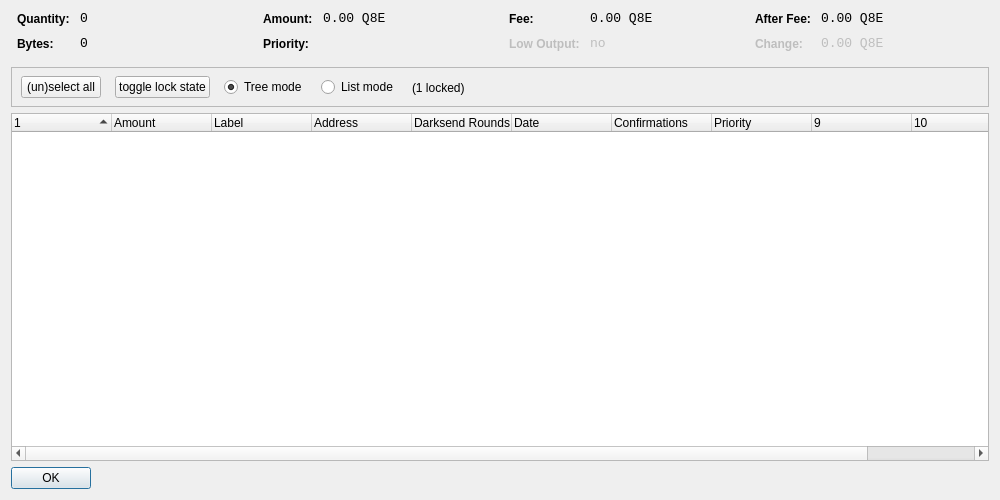
<?xml version="1.0" encoding="UTF-8"?>
<ui version="4.0">
 <class>CoinControlDialog</class>
 <widget class="QDialog" name="CoinControlDialog">
  <property name="geometry">
   <rect>
    <x>0</x>
    <y>0</y>
    <width>1000</width>
    <height>500</height>
   </rect>
  </property>
  <property name="windowTitle">
   <string>Coin Control</string>
  </property>
  <layout class="QVBoxLayout" name="verticalLayout">
   <item>
    <layout class="QHBoxLayout" name="horizontalLayoutTop" stretch="0,0,0,0">
     <property name="topMargin">
      <number>0</number>
     </property>
     <property name="bottomMargin">
      <number>10</number>
     </property>
     <item>
      <layout class="QFormLayout" name="formLayoutCoinControl1">
       <property name="horizontalSpacing">
        <number>10</number>
       </property>
       <property name="verticalSpacing">
        <number>10</number>
       </property>
       <property name="leftMargin">
        <number>6</number>
       </property>
       <property name="rightMargin">
        <number>6</number>
       </property>
       <item row="0" column="0">
        <widget class="QLabel" name="labelCoinControlQuantityText">
         <property name="styleSheet">
          <string notr="true">font-weight:bold;</string>
         </property>
         <property name="text">
          <string>Quantity:</string>
         </property>
        </widget>
       </item>
       <item row="0" column="1">
        <widget class="QLabel" name="labelCoinControlQuantity">
         <property name="font">
          <font>
           <family>Monospace</family>
           <pointsize>10</pointsize>
          </font>
         </property>
         <property name="cursor">
          <cursorShape>IBeamCursor</cursorShape>
         </property>
         <property name="contextMenuPolicy">
          <enum>Qt::ActionsContextMenu</enum>
         </property>
         <property name="text">
          <string notr="true">0</string>
         </property>
         <property name="textInteractionFlags">
          <set>Qt::LinksAccessibleByMouse|Qt::TextSelectableByKeyboard|Qt::TextSelectableByMouse</set>
         </property>
        </widget>
       </item>
       <item row="1" column="0">
        <widget class="QLabel" name="labelCoinControlBytesText">
         <property name="styleSheet">
          <string notr="true">font-weight:bold;</string>
         </property>
         <property name="text">
          <string>Bytes:</string>
         </property>
        </widget>
       </item>
       <item row="1" column="1">
        <widget class="QLabel" name="labelCoinControlBytes">
         <property name="font">
          <font>
           <family>Monospace</family>
           <pointsize>10</pointsize>
          </font>
         </property>
         <property name="cursor">
          <cursorShape>IBeamCursor</cursorShape>
         </property>
         <property name="contextMenuPolicy">
          <enum>Qt::ActionsContextMenu</enum>
         </property>
         <property name="text">
          <string notr="true">0</string>
         </property>
         <property name="textInteractionFlags">
          <set>Qt::LinksAccessibleByMouse|Qt::TextSelectableByKeyboard|Qt::TextSelectableByMouse</set>
         </property>
        </widget>
       </item>
      </layout>
     </item>
     <item>
      <layout class="QFormLayout" name="formLayoutCoinControl2">
       <property name="horizontalSpacing">
        <number>10</number>
       </property>
       <property name="verticalSpacing">
        <number>10</number>
       </property>
       <property name="leftMargin">
        <number>6</number>
       </property>
       <property name="rightMargin">
        <number>6</number>
       </property>
       <item row="0" column="0">
        <widget class="QLabel" name="labelCoinControlAmountText">
         <property name="styleSheet">
          <string notr="true">font-weight:bold;</string>
         </property>
         <property name="text">
          <string>Amount:</string>
         </property>
        </widget>
       </item>
       <item row="0" column="1">
        <widget class="QLabel" name="labelCoinControlAmount">
         <property name="font">
          <font>
           <family>Monospace</family>
           <pointsize>10</pointsize>
          </font>
         </property>
         <property name="cursor">
          <cursorShape>IBeamCursor</cursorShape>
         </property>
         <property name="contextMenuPolicy">
          <enum>Qt::ActionsContextMenu</enum>
         </property>
         <property name="text">
          <string notr="true">0.00 Q8E</string>
         </property>
         <property name="textInteractionFlags">
          <set>Qt::LinksAccessibleByMouse|Qt::TextSelectableByKeyboard|Qt::TextSelectableByMouse</set>
         </property>
        </widget>
       </item>
       <item row="1" column="0">
        <widget class="QLabel" name="labelCoinControlPriorityText">
         <property name="styleSheet">
          <string notr="true">font-weight:bold;</string>
         </property>
         <property name="text">
          <string>Priority:</string>
         </property>
        </widget>
       </item>
       <item row="1" column="1">
        <widget class="QLabel" name="labelCoinControlPriority">
         <property name="font">
          <font>
           <family>Monospace</family>
           <pointsize>10</pointsize>
          </font>
         </property>
         <property name="cursor">
          <cursorShape>IBeamCursor</cursorShape>
         </property>
         <property name="contextMenuPolicy">
          <enum>Qt::ActionsContextMenu</enum>
         </property>
         <property name="text">
          <string/>
         </property>
         <property name="textInteractionFlags">
          <set>Qt::LinksAccessibleByMouse|Qt::TextSelectableByKeyboard|Qt::TextSelectableByMouse</set>
         </property>
        </widget>
       </item>
      </layout>
     </item>
     <item>
      <layout class="QFormLayout" name="formLayoutCoinControl3">
       <property name="horizontalSpacing">
        <number>10</number>
       </property>
       <property name="verticalSpacing">
        <number>10</number>
       </property>
       <property name="leftMargin">
        <number>6</number>
       </property>
       <property name="rightMargin">
        <number>6</number>
       </property>
       <item row="0" column="0">
        <widget class="QLabel" name="labelCoinControlFeeText">
         <property name="styleSheet">
          <string notr="true">font-weight:bold;</string>
         </property>
         <property name="text">
          <string>Fee:</string>
         </property>
        </widget>
       </item>
       <item row="0" column="1">
        <widget class="QLabel" name="labelCoinControlFee">
         <property name="font">
          <font>
           <family>Monospace</family>
           <pointsize>10</pointsize>
          </font>
         </property>
         <property name="cursor">
          <cursorShape>IBeamCursor</cursorShape>
         </property>
         <property name="contextMenuPolicy">
          <enum>Qt::ActionsContextMenu</enum>
         </property>
         <property name="text">
          <string notr="true">0.00 Q8E</string>
         </property>
         <property name="textInteractionFlags">
          <set>Qt::LinksAccessibleByMouse|Qt::TextSelectableByKeyboard|Qt::TextSelectableByMouse</set>
         </property>
        </widget>
       </item>
       <item row="1" column="0">
        <widget class="QLabel" name="labelCoinControlLowOutputText">
         <property name="enabled">
          <bool>false</bool>
         </property>
         <property name="styleSheet">
          <string notr="true">font-weight:bold;</string>
         </property>
         <property name="text">
          <string>Low Output:</string>
         </property>
        </widget>
       </item>
       <item row="1" column="1">
        <widget class="QLabel" name="labelCoinControlLowOutput">
         <property name="enabled">
          <bool>false</bool>
         </property>
         <property name="font">
          <font>
           <family>Monospace</family>
           <pointsize>10</pointsize>
          </font>
         </property>
         <property name="cursor">
          <cursorShape>IBeamCursor</cursorShape>
         </property>
         <property name="contextMenuPolicy">
          <enum>Qt::ActionsContextMenu</enum>
         </property>
         <property name="text">
          <string notr="true">no</string>
         </property>
         <property name="textInteractionFlags">
          <set>Qt::LinksAccessibleByMouse|Qt::TextSelectableByKeyboard|Qt::TextSelectableByMouse</set>
         </property>
        </widget>
       </item>
      </layout>
     </item>
     <item>
      <layout class="QFormLayout" name="formLayoutCoinControl4">
       <property name="horizontalSpacing">
        <number>10</number>
       </property>
       <property name="verticalSpacing">
        <number>10</number>
       </property>
       <property name="leftMargin">
        <number>6</number>
       </property>
       <property name="rightMargin">
        <number>6</number>
       </property>
       <item row="0" column="0">
        <widget class="QLabel" name="labelCoinControlAfterFeeText">
         <property name="styleSheet">
          <string notr="true">font-weight:bold;</string>
         </property>
         <property name="text">
          <string>After Fee:</string>
         </property>
        </widget>
       </item>
       <item row="0" column="1">
        <widget class="QLabel" name="labelCoinControlAfterFee">
         <property name="font">
          <font>
           <family>Monospace</family>
           <pointsize>10</pointsize>
          </font>
         </property>
         <property name="cursor">
          <cursorShape>IBeamCursor</cursorShape>
         </property>
         <property name="contextMenuPolicy">
          <enum>Qt::ActionsContextMenu</enum>
         </property>
         <property name="text">
          <string notr="true">0.00 Q8E</string>
         </property>
         <property name="textInteractionFlags">
          <set>Qt::LinksAccessibleByMouse|Qt::TextSelectableByKeyboard|Qt::TextSelectableByMouse</set>
         </property>
        </widget>
       </item>
       <item row="1" column="0">
        <widget class="QLabel" name="labelCoinControlChangeText">
         <property name="enabled">
          <bool>false</bool>
         </property>
         <property name="styleSheet">
          <string notr="true">font-weight:bold;</string>
         </property>
         <property name="text">
          <string>Change:</string>
         </property>
        </widget>
       </item>
       <item row="1" column="1">
        <widget class="QLabel" name="labelCoinControlChange">
         <property name="enabled">
          <bool>false</bool>
         </property>
         <property name="font">
          <font>
           <family>Monospace</family>
           <pointsize>10</pointsize>
          </font>
         </property>
         <property name="cursor">
          <cursorShape>IBeamCursor</cursorShape>
         </property>
         <property name="contextMenuPolicy">
          <enum>Qt::ActionsContextMenu</enum>
         </property>
         <property name="text">
          <string notr="true">0.00 Q8E</string>
         </property>
         <property name="textInteractionFlags">
          <set>Qt::LinksAccessibleByMouse|Qt::TextSelectableByKeyboard|Qt::TextSelectableByMouse</set>
         </property>
        </widget>
       </item>
      </layout>
     </item>
    </layout>
   </item>
   <item>
    <widget class="QFrame" name="frame">
     <property name="minimumSize">
      <size>
       <width>0</width>
       <height>40</height>
      </size>
     </property>
     <property name="frameShape">
      <enum>QFrame::StyledPanel</enum>
     </property>
     <property name="frameShadow">
      <enum>QFrame::Sunken</enum>
     </property>
     <widget class="QWidget" name="horizontalLayoutWidget">
      <property name="geometry">
       <rect>
        <x>10</x>
        <y>0</y>
        <width>781</width>
        <height>41</height>
       </rect>
      </property>
      <layout class="QHBoxLayout" name="horizontalLayoutPanel" stretch="0,0,0,0,0">
       <property name="spacing">
        <number>14</number>
       </property>
       <item>
        <widget class="QPushButton" name="pushButtonSelectAll">
         <property name="sizePolicy">
          <sizepolicy hsizetype="Maximum" vsizetype="Fixed">
           <horstretch>0</horstretch>
           <verstretch>0</verstretch>
          </sizepolicy>
         </property>
         <property name="text">
          <string>(un)select all</string>
         </property>
        </widget>
       </item>
        <item>
         <widget class="QPushButton" name="pushButtonToggleLock">
          <property name="sizePolicy">
           <sizepolicy hsizetype="Maximum" vsizetype="Fixed">
            <horstretch>0</horstretch>
            <verstretch>0</verstretch>
           </sizepolicy>
          </property>
          <property name="text">
           <string>toggle lock state</string>
          </property>
          <property name="autoDefault">
           <bool>false</bool>
          </property>
         </widget>
        </item>
       <item>
        <widget class="QRadioButton" name="radioTreeMode">
         <property name="sizePolicy">
          <sizepolicy hsizetype="Maximum" vsizetype="Fixed">
           <horstretch>0</horstretch>
           <verstretch>0</verstretch>
          </sizepolicy>
         </property>
         <property name="text">
          <string>Tree mode</string>
         </property>
         <property name="checked">
          <bool>true</bool>
         </property>
        </widget>
       </item>
       <item>
        <widget class="QRadioButton" name="radioListMode">
         <property name="sizePolicy">
          <sizepolicy hsizetype="Maximum" vsizetype="Fixed">
           <horstretch>0</horstretch>
           <verstretch>0</verstretch>
          </sizepolicy>
         </property>
         <property name="text">
          <string>List mode</string>
         </property>
        </widget>
       </item>
        <item>
         <widget class="QLabel" name="labelLocked">
          <property name="text">
           <string>(1 locked)</string>
          </property>
         </widget>
        </item>
       <item>
        <spacer name="horizontalSpacer">
         <property name="orientation">
          <enum>Qt::Horizontal</enum>
         </property>
         <property name="sizeHint" stdset="0">
          <size>
           <width>40</width>
           <height>20</height>
          </size>
         </property>
        </spacer>
       </item>
      </layout>
     </widget>
    </widget>
   </item>
   <item>
    <widget class="CoinControlTreeWidget" name="treeWidget">
     <property name="contextMenuPolicy">
      <enum>Qt::CustomContextMenu</enum>
     </property>
     <property name="sortingEnabled">
      <bool>false</bool>
     </property>
     <property name="columnCount">
      <number>11</number>
     </property>
     <attribute name="headerShowSortIndicator" stdset="0">
      <bool>true</bool>
     </attribute>
     <attribute name="headerStretchLastSection">
      <bool>false</bool>
     </attribute>
     <column>
      <property name="text">
       <string/>
      </property>
     </column>
     <column>
      <property name="text">
       <string>Amount</string>
      </property>
     </column>
     <column>
      <property name="text">
       <string>Label</string>
      </property>
     </column>
     <column>
      <property name="text">
       <string>Address</string>
      </property>
     </column>
     <column>
      <property name="text">
       <string>Darksend Rounds</string>
      </property>
    </column>
     <column>
      <property name="text">
       <string>Date</string>
      </property>
     </column>
     <column>
      <property name="text">
       <string>Confirmations</string>
      </property>
      <property name="toolTip">
       <string>Confirmed</string>
      </property>
     </column>
     <column>
      <property name="text">
       <string>Priority</string>
      </property>
     </column>
     <column>
      <property name="text">
       <string/>
      </property>
     </column>
     <column>
      <property name="text">
       <string/>
      </property>
     </column>
     <column>
      <property name="text">
       <string/>
      </property>
     </column>
     <column>
      <property name="text">
       <string/>
      </property>
     </column>
    </widget>
   </item>
   <item>
    <widget class="QDialogButtonBox" name="buttonBox">
     <property name="sizePolicy">
      <sizepolicy hsizetype="Maximum" vsizetype="Fixed">
       <horstretch>0</horstretch>
       <verstretch>0</verstretch>
      </sizepolicy>
     </property>
     <property name="orientation">
      <enum>Qt::Horizontal</enum>
     </property>
     <property name="standardButtons">
      <set>QDialogButtonBox::Ok</set>
     </property>
    </widget>
   </item>
  </layout>
 </widget>
 <customwidgets>
  <customwidget>
   <class>CoinControlTreeWidget</class>
   <extends>QTreeWidget</extends>
   <header>coincontroltreewidget.h</header>
  </customwidget>
 </customwidgets>
 <resources/>
 <connections/>
</ui>
